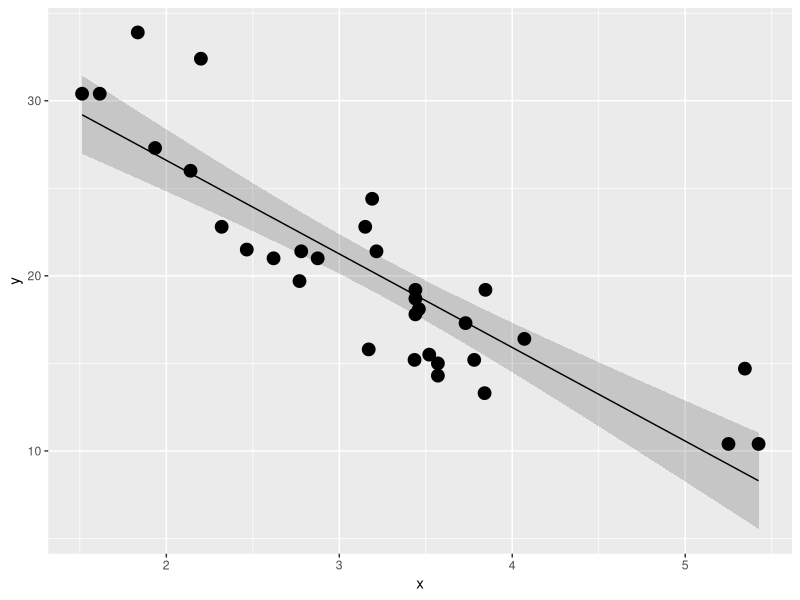

Recreate this plot in R.
# Coursera JHPH Data Science
# 007 - Regression Models
# Week 2 | Quiz
#
# Joe Nguyen | 05 Nov, 2015

# Change working directory
dirBase <- "/home/joe/Documents/01-coursera/01-data-science"
dirWorking <- "/07-regression"
setwd(file.path(dirBase, dirWorking))
rm(list = ls())


## Question 1
# Consider the following data with x as the predictor and y as as the outcome.
x <- c(0.61, 0.93, 0.83, 0.35, 0.54, 0.16, 0.91, 0.62, 0.62)
y <- c(0.67, 0.84, 0.6, 0.18, 0.85, 0.47, 1.1, 0.65, 0.36)
# Give a P-value for the two sided hypothesis test of whether β1 from a linear regression model is 0 or not.
fit <- lm(y ~ x)
beta1 <- coef(fit)[2]; beta1
# beta1 <- cor(y, x) * sd(y) / sd(x)

# Manual statistical inference:
n <- length(x)
# sigma <- sqrt( sum(resid(fit)^2) / (n - 2) ); sigma
ssx <- sum((x - mean(x))^2)
seBeta1 <- summary(fit)$sigma / sqrt(ssx)
ts <- (beta1 - 0) / seBeta1

pBeta1 <- 2 * pt(abs(ts), df = n-2, lower.tail = FALSE); pBeta1

# R-function statistical inference:
summary(fit)$coefficients
# ^ rows are for coeffs: {beta0, beta1, ...}


## Question 2
# Consider the previous problem, give the estimate of the residual standard deviation.
summary(fit)$sigma
# sigma <- sqrt( sum(resid(fit)^2) / (n - 2) ); sigma
# sigma <- sqrt( sum(resid(fit)^2) / fit$df ); sigma


## Question 3 ?? ANSWER = 18.991 ??
# In the mtcars data set, fit a linear regression model of weight (predictor) on mpg (outcome). Get a 95% confidence interval for the expected mpg at the average weight. What is the lower endpoint?
data("mtcars")
y <- mtcars$mpg
x <- mtcars$wt
n <- length(x)
fit <- lm(y ~ x)

# predict(fit, newdata = data.frame(3.21725), interval = ("prediction"))
# yEst <- fit$coefficients[1] + fit$coefficients[2] * mean(x); yEst
sumCoef <- summary(fit)$coefficients; sumCoef
x0 <- mean(x)
yEst <- sumCoef[1,1] + sumCoef[2,1] * x0; yEst

# # 95% lower confidence bound
# yEst - qt(.975, df = fit$df) * sumCoef[2,2] - 
#     qt(.975, df = fit$df) * sumCoef[1,2]

# SOLUTION:
# 1) predict function
predict(fit, newdata = data.frame(x = x0), interval = "confidence")

# 2) manual (lecture 07-inference-regression)
sigma <- summary(fit)$sigma   # sqrt( sum(resid(fit)^2) / fit$df )
ssx <- sum((x - mean(x))^2)

# confidence interval se at x0
se <- sigma * sqrt(1/n + (x0 - mean(x))^2 / ssx)

# confidence interval
yEst + c(-1,1) * qt(0.975, df = fit$df) * se

#####################
library(ggplot2)
newx <- data.frame(x = seq(min(x), max(x), length = 100))
p1 <- data.frame(predict(fit, newdata = newx, interval = "confidence"))
p1$x = newx$x
names(p1)[1] <- "y"

g <- ggplot(p1, aes(x,y)) + 
    geom_ribbon(aes(ymin = lwr, ymax = upr), alpha = 0.2) + 
    geom_line() + 
    geom_point(data = data.frame(x=x, y=y), aes(x = x, y = y), size = 4)
g
#####################


## Question 4
# Refer to the previous question. Read the help file for mtcars. What is the weight coefficient interpreted as?
#
# wt -> lb/1000
#
# mpg <- b0 + b1 * wt
# -> b1 = mpg / wt = (1000 * mpg / lb)
#
# The estimated expected change in mpg per 1,000 lb increase in weight.


## Question 5 ?? ANSWER = 27.57 ??
# Consider again the mtcars data set and a linear regression model with mpg as predicted by weight (1,000 lbs). A new car is coming weighing 3000 pounds. Construct a 95% prediction interval for its mpg. What is the upper endpoint?
x0 <- 3
yEst <- sumCoef[1,1] + sumCoef[2,1] * x0; yEst

# SOLUTION:
# 1) predict function
predict(fit, newdata = data.frame(x = x0), interval = "prediction")

# 2) manual (lecture 07-inference-regression)
# prediction interval se at x0
se <- sigma * sqrt(1 + 1/n + (x0 - mean(x))^2 / ssx)

# prediction interval
yEst + c(-1,1) * qt(0.975, df = fit$df) * se


## Question 6
# Consider again the mtcars data set and a linear regression model with mpg as predicted by weight (in 1,000 lbs). A “short” ton is defined as 2,000 lbs. Construct a 95% confidence interval for the expected change in mpg per 1 short ton increase in weight. Give the lower endpoint.
(sumCoef[2,1] + c(-1, 1) * qt(.975, df = fit$df) * sumCoef[2, 2]) * 2


## Question 7
# If my X from a linear regression is measured in centimeters and I convert it to meters what would happen to the slope coefficient?
#
# It would get multiplied by 100.


## Question 8
# I have an outcome, Y, and a predictor, X and fit a linear regression model with Y=β0+β1X+ϵ to obtain β^0 and β^1. What would be the consequence to the subsequent slope and intercept if I were to refit the model with a new regressor, X+c for some constant, c?
#
# The new intercept would be β^0 − cβ^1
#
# Reason:
# Y = β0 + β1(X + c) + ϵ
# Y = (β0 + β1c) + β1X + ϵ
#
# ... use graphical intepretation: for +ve β1, intercept moves down, for -ve β1, intercept moves up


## Question 9
# Refer back to the mtcars data set with mpg as an outcome and weight (wt) as the predictor. About what is the ratio of the sum of the squared errors, ∑ni=1(Yi−Y^i)2 when comparing a model with just an intercept (denominator) to the model with the intercept and slope (numerator)?
#
# Model with just intercept returns average of outcome (on y-axis). So this model has more variability than model that includes slope; ratio must be < 1
sseMean <- sum((y - mean(y))^2)
sseFit <- sum(fit$residuals^2)
sseFit / sseMean
# Ratio = 0.25


## Question 10
# Do the residuals always have to sum to 0 in linear regression?
sum(fit$residuals)
# The residuals must always sum to zero. -> No, E[e] = 0; only if an intercept is included, then they will sum to 0. (Not sure why, but from lecture 06-residual-variation)

